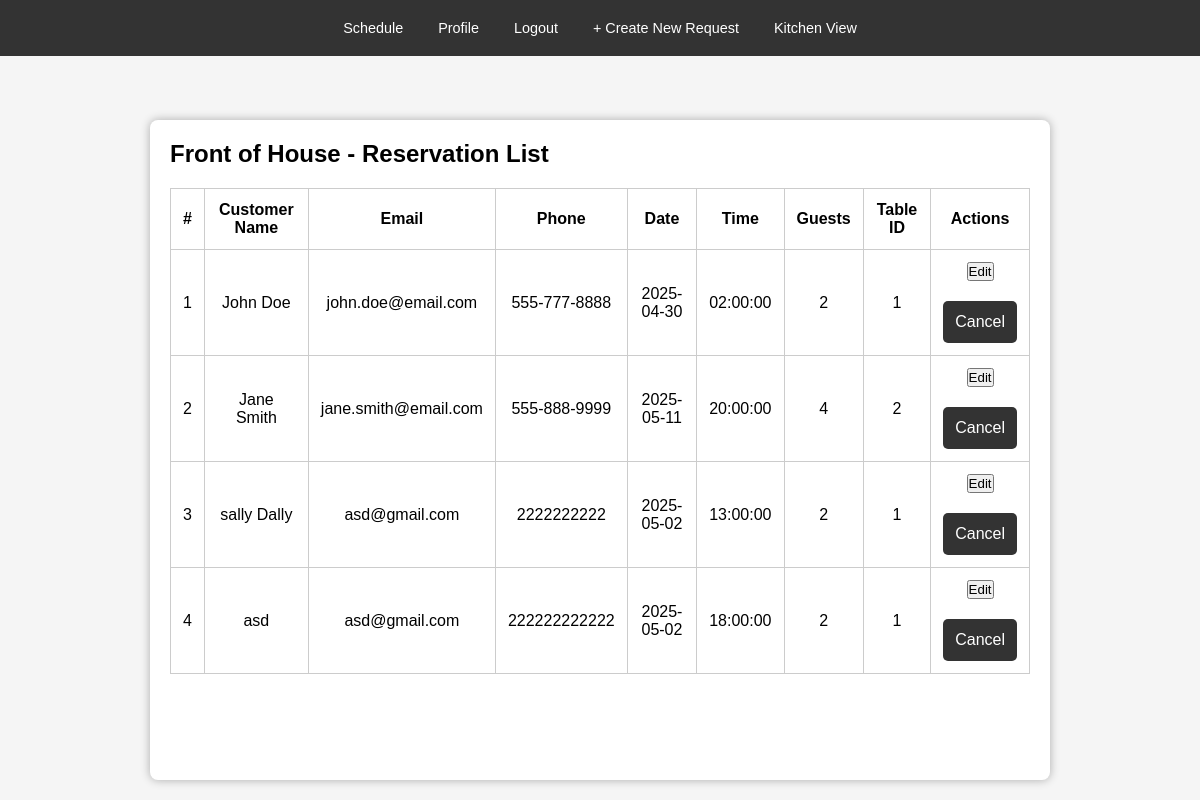
Screenshot of /reservations/foh (signed in) with the database file from the repository.
### app/models.py (models this page shows)
class Reservation(db.Model):
    id = db.Column(db.Integer, primary_key=True)
    customer_id = db.Column(db.Integer, db.ForeignKey('customer.id', ondelete="RESTRICT"), nullable=False)
    reservation_time = db.Column(db.DateTime, nullable=False)
    number_of_people = db.Column(db.Integer, nullable=False)
    table_id = db.Column(db.Integer, db.ForeignKey('tables.id', ondelete="RESTRICT"), nullable=False)
    reminder_logs = db.relationship('ReminderLog', backref='reservation', lazy=True)

class Customer(db.Model):
    id = db.Column(db.Integer, primary_key=True)
    first_name = db.Column(db.String(255), nullable=False)
    last_name = db.Column(db.String(255), nullable=False)
    email = db.Column(db.String(255), nullable=False)
    phone_number = db.Column(db.String(15), nullable=False)
    reservations = db.relationship('Reservation', backref='customer', lazy=True)
    reminder_logs = db.relationship('ReminderLog', backref='customer', lazy=True)

### app/routes/reservations_routes.py (the view)
@reservations_bp.route('/reservations/foh')
def reservations_foh():
    reservations = ReservationLogic.get_all_reservations_with_customer()
    return render_template('reservations_foh.html',
                           reservations=reservations)

### app/logic/reservation_logic.py (called while the page is built)
    @staticmethod
    def get_all_reservations_with_customer():
        return db.session.query(Reservation, Customer)\
            .join(Customer, Reservation.customer_id == Customer.id).all()

### templates/reservations_foh.html (shortened to what this page needs)
<!DOCTYPE html>
<html lang="en">
<head>
    <link rel="stylesheet" href="{{ url_for('static', filename='css/base.css') }}">
</head>
<body>
    {% include 'partials/nav.html' %}
    <section>
    <h1>Front of House - Reservation List</h1>
    <table>
        <thead>
            <tr>
                <th>#</th>
                <th>Customer Name</th>
                <th>Email</th>
                <th>Phone</th>
                <th>Date</th>
                <th>Time</th>
                <th>Guests</th>
                <th>Table ID</th>
                <th>Actions</th>
            </tr>
        </thead>
        <tbody>
            {% for res, customer in reservations %}
            <tr>
                <td>{{ loop.index }}</td>
                <td>{{ customer.first_name }} {{ customer.last_name }}</td>
                <td>{{ customer.email }}</td>
                <td>{{ customer.phone_number }}</td>
                <td>{{ res.reservation_time.date() }}</td>
                <td>{{ res.reservation_time.time() }}</td>
                <td>{{ res.number_of_people }}</td>
                <td>{{ res.table_id }}</td>
                <td>
                    <a href="{{ url_for('reservations.edit_reservation', id=res.id) }}">
                        <button class="action-btn">Edit</button>
                    </a>
                    <form class="action-form" method="POST" action="{{ url_for('reservations.cancel_reservation', id=res.id) }}">
                        <button class="action-btn" onclick="return confirm('Cancel this reservation?')">Cancel</button>
                    </form>
                </td>
            </tr>
            {% else %}
            <tr>
                <td colspan="9">No reservations found.</td>
            </tr>
            {% endfor %}
        </tbody>
    </table>
</section>
</body>
</html>

### static/css/base.css (style rules this page uses)
* { box-sizing: border-box; margin: 0; padding: 0; }
html, body { height: 100%; display: flex; flex-direction: column; font-family: Arial, sans-serif; background-color: #f5f5f5; }
.container, section { flex: 1; max-width: 900px; width: 100%; margin: 120px auto 20px; padding: 20px; background-color: white; border-radius: 8px; box-shadow: 0 0 10px rgba(0,0,0,0.3); }
form { display: flex; flex-direction: column; gap: 15px; margin-top: 20px; }
form button { padding: 12px; background-color: #333; color: white; border: none; border-radius: 5px; font-size: 16px; cursor: pointer; }
table { width: 100%; border-collapse: collapse; margin-top: 20px; }
table th, table td { padding: 12px; border: 1px solid #ccc; text-align: center; }

### rows the page displays
Reservation: first_name "John", last_name "Doe", email "john.doe@email.com", phone_number "555-777-8888", reservation_time "2025-04-30", reservation_time.time "02:00:00", number_of_people "2", table_id "1"
Reservation: first_name "Jane", last_name "Smith", email "jane.smith@email.com", phone_number "555-888-9999", reservation_time "2025-05-11", reservation_time.time "20:00:00", number_of_people "4", table_id "2"
Reservation: first_name "sally", last_name "Dally", email "asd@gmail.com", phone_number "2222222222", reservation_time "2025-05-02", reservation_time.time "13:00:00", number_of_people "2", table_id "1"
Reservation: first_name "asd", email "asd@gmail.com", phone_number "222222222222", reservation_time "2025-05-02", reservation_time.time "18:00:00", number_of_people "2", table_id "1"
